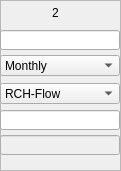
     <widget class="QFrame" name="frame_4">
      <property name="geometry">
       <rect>
        <x>290</x>
        <y>255</y>
        <width>121</width>
        <height>171</height>
       </rect>
      </property>
      <property name="frameShape">
       <enum>QFrame::StyledPanel</enum>
      </property>
      <property name="frameShadow">
       <enum>QFrame::Raised</enum>
      </property>
      <widget class="QLineEdit" name="txt_sub_2">
       <property name="geometry">
        <rect>
         <x>0</x>
         <y>30</y>
         <width>120</width>
         <height>20</height>
        </rect>
       </property>
       <property name="inputMethodHints">
        <set>Qt::ImhPreferNumbers</set>
       </property>
       <property name="alignment">
        <set>Qt::AlignRight|Qt::AlignTrailing|Qt::AlignVCenter</set>
       </property>
      </widget>
      <widget class="QLineEdit" name="txt_weight_2">
       <property name="geometry">
        <rect>
         <x>0</x>
         <y>110</y>
         <width>120</width>
         <height>20</height>
        </rect>
       </property>
       <property name="inputMethodHints">
        <set>Qt::ImhPreferNumbers</set>
       </property>
       <property name="alignment">
        <set>Qt::AlignRight|Qt::AlignTrailing|Qt::AlignVCenter</set>
       </property>
      </widget>
      <widget class="QLabel" name="label_22">
       <property name="geometry">
        <rect>
         <x>45</x>
         <y>5</y>
         <width>21</width>
         <height>16</height>
        </rect>
       </property>
       <property name="cursor">
        <cursorShape>ArrowCursor</cursorShape>
       </property>
       <property name="text">
        <string>2</string>
       </property>
       <property name="alignment">
        <set>Qt::AlignCenter</set>
       </property>
      </widget>
      <widget class="QLineEdit" name="txt_crop_2">
       <property name="enabled">
        <bool>false</bool>
       </property>
       <property name="geometry">
        <rect>
         <x>0</x>
         <y>135</y>
         <width>120</width>
         <height>20</height>
        </rect>
       </property>
       <property name="inputMethodHints">
        <set>Qt::ImhPreferNumbers</set>
       </property>
       <property name="text">
        <string/>
       </property>
       <property name="alignment">
        <set>Qt::AlignRight|Qt::AlignTrailing|Qt::AlignVCenter</set>
       </property>
      </widget>
      <widget class="QComboBox" name="txt_dt_2">
       <property name="geometry">
        <rect>
         <x>0</x>
         <y>55</y>
         <width>120</width>
         <height>21</height>
        </rect>
       </property>
       <item>
        <property name="text">
         <string>Monthly</string>
        </property>
       </item>
       <item>
        <property name="text">
         <string>Daily</string>
        </property>
       </item>
       <item>
        <property name="text">
         <string>Yearly</string>
        </property>
       </item>
       <item>
        <property name="text">
         <string>Annual Crop</string>
        </property>
       </item>
       <item>
        <property name="text">
         <string>Avg Crop</string>
        </property>
       </item>
      </widget>
      <widget class="QComboBox" name="txt_apex_out_2">
       <property name="geometry">
        <rect>
         <x>0</x>
         <y>83</y>
         <width>120</width>
         <height>21</height>
        </rect>
       </property>
       <item>
        <property name="text">
         <string>RCH-Flow</string>
        </property>
       </item>
       <item>
        <property name="text">
         <string>RCH-Sediment</string>
        </property>
       </item>
       <item>
        <property name="text">
         <string>RCH-TN</string>
        </property>
       </item>
       <item>
        <property name="text">
         <string>RCH-TP</string>
        </property>
       </item>
       <item>
        <property name="text">
         <string>RCH-MineralN</string>
        </property>
       </item>
       <item>
        <property name="text">
         <string>RCH-OrganicN</string>
        </property>
       </item>
       <item>
        <property name="text">
         <string>RCH-MineralP</string>
        </property>
       </item>
       <item>
        <property name="text">
         <string>RCH-OrganicP</string>
        </property>
       </item>
       <item>
        <property name="text">
         <string>RCH-PEST</string>
        </property>
       </item>
       <item>
        <property name="text">
         <string>SUB-WaterYld</string>
        </property>
       </item>
       <item>
        <property name="text">
         <string>SUB-Runoff</string>
        </property>
       </item>
       <item>
        <property name="text">
         <string>SUB-QDr</string>
        </property>
       </item>
       <item>
        <property name="text">
         <string>SUB-ResQ</string>
        </property>
       </item>
       <item>
        <property name="text">
         <string>SUB-PET</string>
        </property>
       </item>
       <item>
        <property name="text">
         <string>SUB-ET</string>
        </property>
       </item>
       <item>
        <property name="text">
         <string>SUB-SW</string>
        </property>
       </item>
       <item>
        <property name="text">
         <string>SUB-SedYld</string>
        </property>
       </item>
       <item>
        <property name="text">
         <string>SUB-QN</string>
        </property>
       </item>
       <item>
        <property name="text">
         <string>SUB-QP</string>
        </property>
       </item>
       <item>
        <property name="text">
         <string>SUB-OrgN</string>
        </property>
       </item>
       <item>
        <property name="text">
         <string>SUB-OrgP</string>
        </property>
       </item>
       <item>
        <property name="text">
         <string>SUB-QDrN</string>
        </property>
       </item>
       <item>
        <property name="text">
         <string>SUB-QDrP</string>
        </property>
       </item>
       <item>
        <property name="text">
         <string>SUB-STMP</string>
        </property>
       </item>
       <item>
        <property name="text">
         <string>CRP-BIOM</string>
        </property>
       </item>
       <item>
        <property name="text">
         <string>CRP-STL</string>
        </property>
       </item>
       <item>
        <property name="text">
         <string>CRP-LAI</string>
        </property>
       </item>
       <item>
        <property name="text">
         <string>CRP-CHT</string>
        </property>
       </item>
       <item>
        <property name="text">
         <string>ACY-YLDG</string>
        </property>
       </item>
       <item>
        <property name="text">
         <string>SED-HFLUX</string>
        </property>
       </item>
       <item>
        <property name="text">
         <string>SED-VFLUX</string>
        </property>
       </item>
      </widget>
     </widget>
